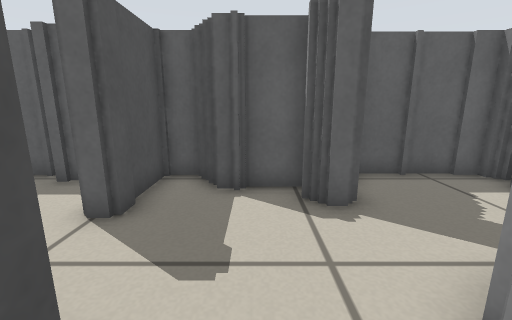
view 1 (above)

20 first-person views from a walk through a Stage world. The camera is 0.51 m above the floor, tilts 12° down and sees 90° across. The lines on the ground mark 1 m squares. The floor is counted in squares, 0.25 m on a side. Each view is taken from the middle of a square. On the plan, view 1 faces up. The plan holds only what a view shows up to about 16 squares ahead; the rest is blank. The place goes on beyond the plan. The robots in the file are not drawn.

view 2
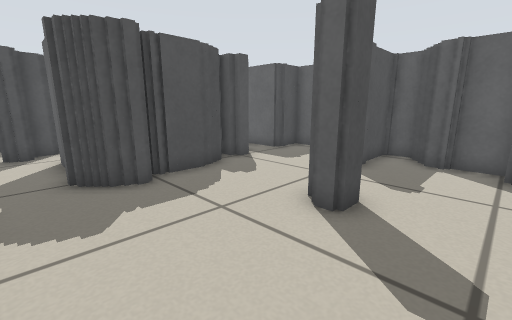

view 3
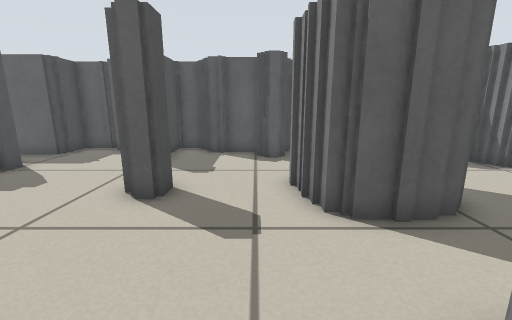

view 4
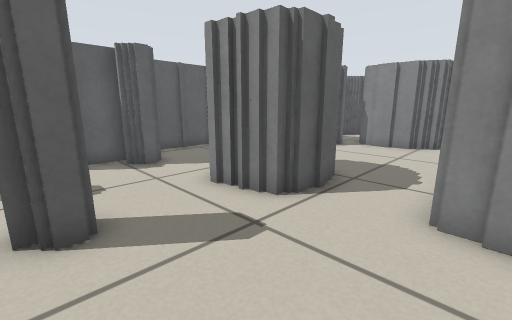

view 5
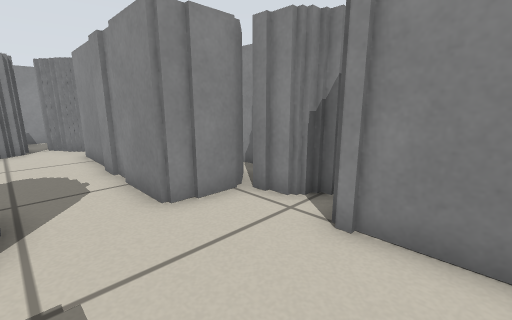

view 6
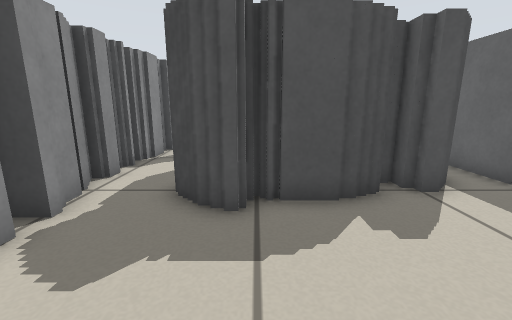

view 7
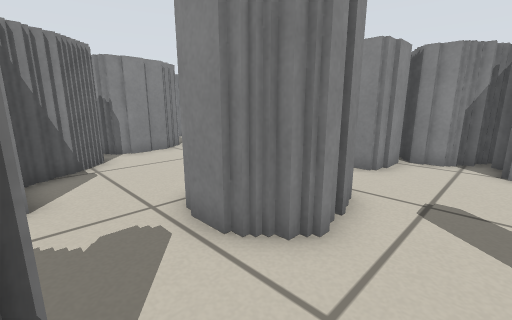

view 8
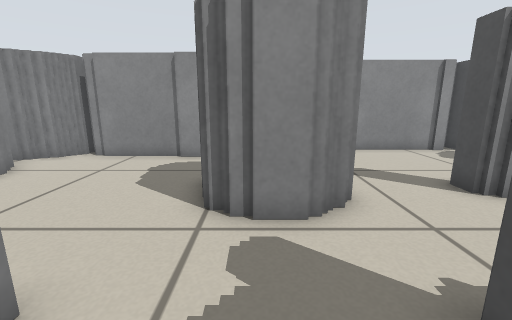

view 9
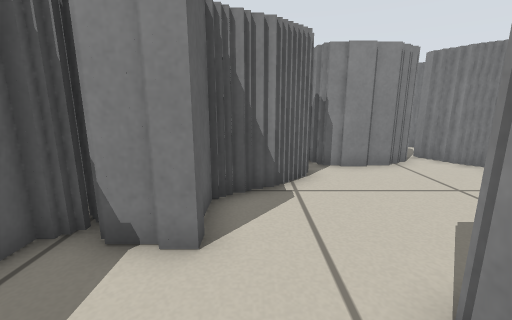

view 10
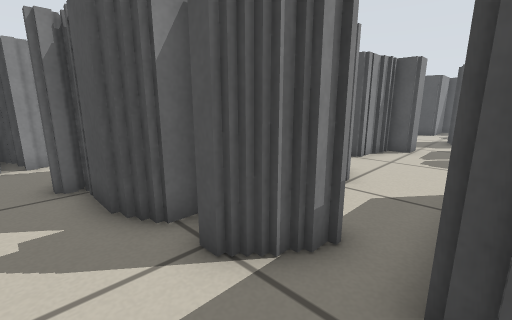

view 11
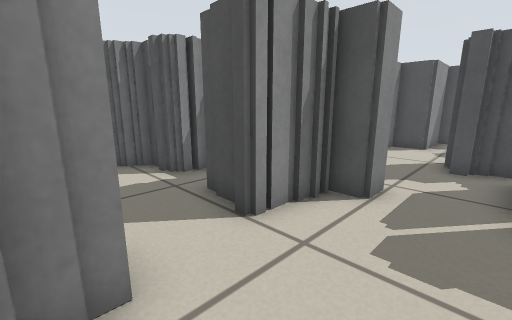

view 12
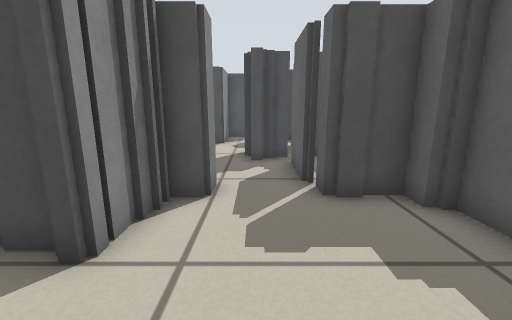

view 13
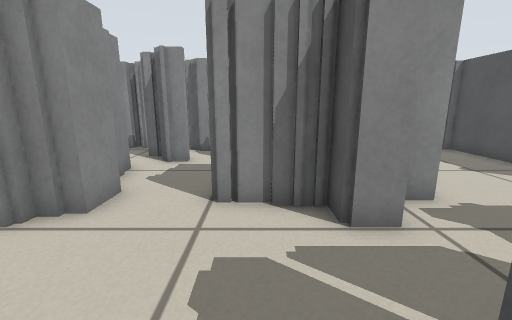

view 14
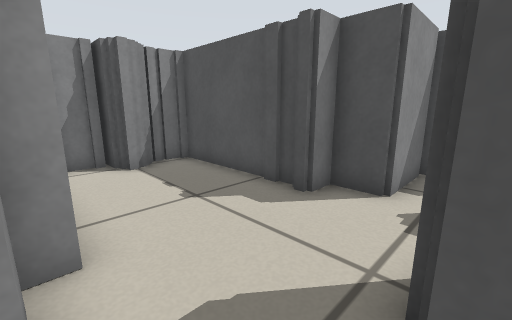

view 15
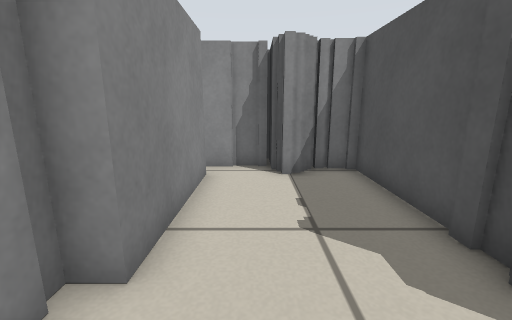

view 16
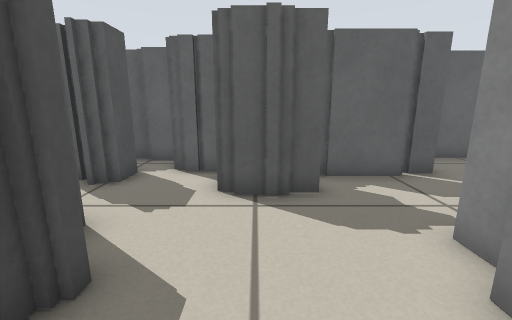

view 17
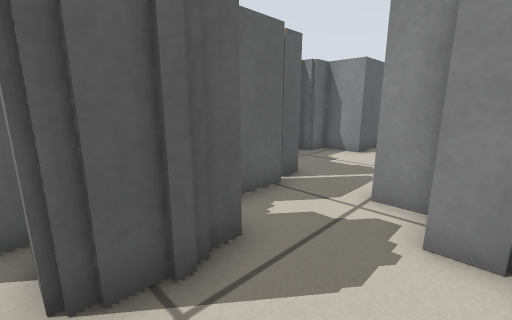

view 18
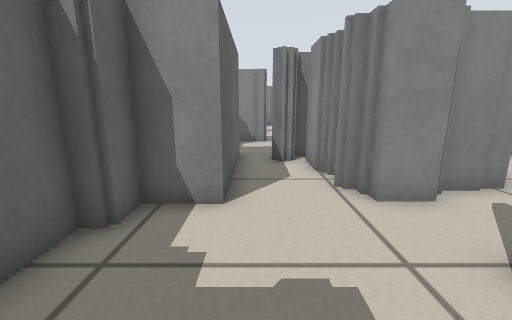

view 19
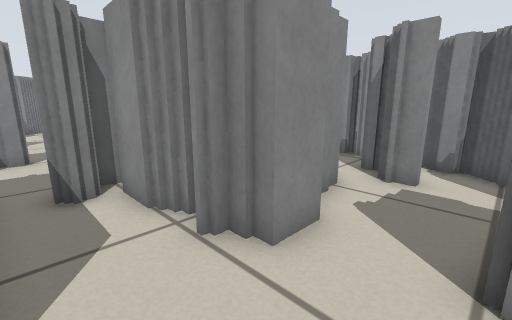

view 20
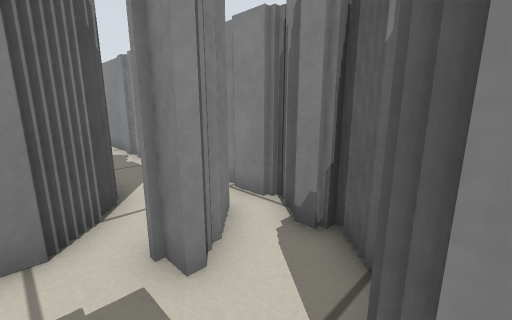

### Floor plan
Key: @ floor where view 1 was taken; # wall or solid block; . floor; T thing the floor can be seen under or through.
Columns run from 29 left of view 1 to 13 right of it. Each row starts with its distance up from view 1.
  8             ####           #    #####
  7            ##..##     #######  ##. ##
  6   #####   ## ...#######...#.####...##
  5  ##..######...............#...##...####
  4  ....####...........###...............##
  3 #................######.........##.....##
  2 ####.....######.###  ##........####.....###
  1    ##....#   ##.##    ##...##..## #......#
  0     #....#   ##..T    ##.....@.####......#
 -1     #....#   ....TT   ##........##.......##
 -2     #....#  ##..T TT  ##..................#
 -3     #....#   ##.TT.####.........########.##
 -4     #....#   ##..T..............#      ###
 -5     ###..#    ######.#########.##
 -6      #####        #######    ####

Where each view was taken, in squares from view 1:
view 1: 0 up, 0 right, facing up
view 2: 4 down, 1 right, facing up-left
view 3: 5 down, 1 right, facing up
view 4: 4 down, 2 left, facing up-right
view 5: 1 down, 2 left, facing down-right
view 6: 1 down, 1 left, facing left
view 7: 5 up, 0 right, facing down-right
view 8: 7 up, 4 right, facing down
view 9: 4 up, 3 right, facing right
view 10: 6 up, 5 left, facing down-left
view 11: 5 up, 12 left, facing down-left
view 12: 4 up, 12 left, facing left
view 13: 7 up, 16 left, facing down
view 14: 4 up, 20 left, facing down-left
view 15: 3 up, 22 left, facing down
view 16: 2 down, 23 left, facing up
view 17: 1 up, 24 left, facing up-right
view 18: 5 up, 18 left, facing right
view 19: 5 up, 15 left, facing down-right
view 20: 1 down, 16 left, facing down-right
